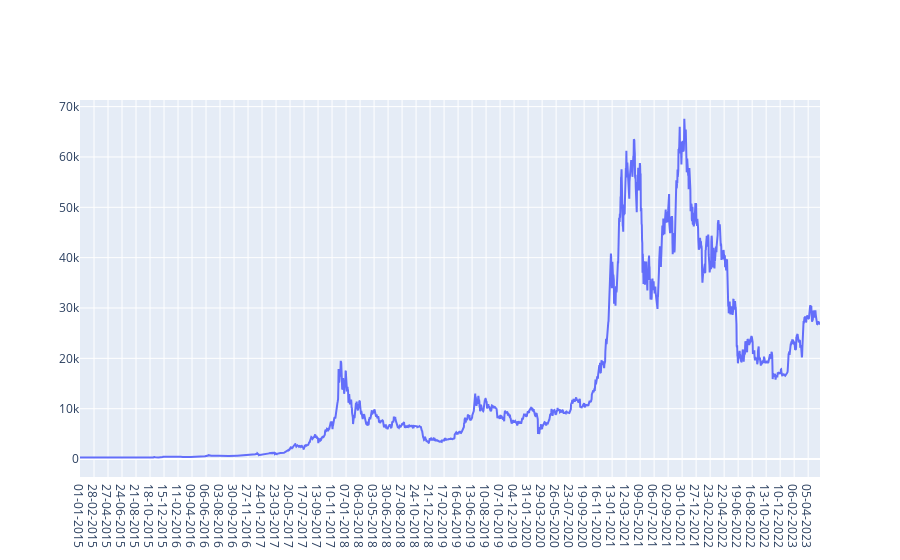

The notebook cell this image was saved under:
### Code cell
sent_trace = go.Scatter(x=data['Date'], y=data['Close'], name= 'Sentiment')
py.iplot([sent_trace])

### Figure 1 — Plotly figure (JSON) as saved in the notebook; plotly's stock layout.template omitted (floating-point values rounded to 4 significant figures; data arrays with more than 128 entries replaced by an {"elided": "..."} marker saying what was removed)
{"data": [{"name": "Sentiment", "type": "scatter", "x": {"elided": "3066 str values"}, "y": {"elided": "3066 float values"}}], "layout": {}}
